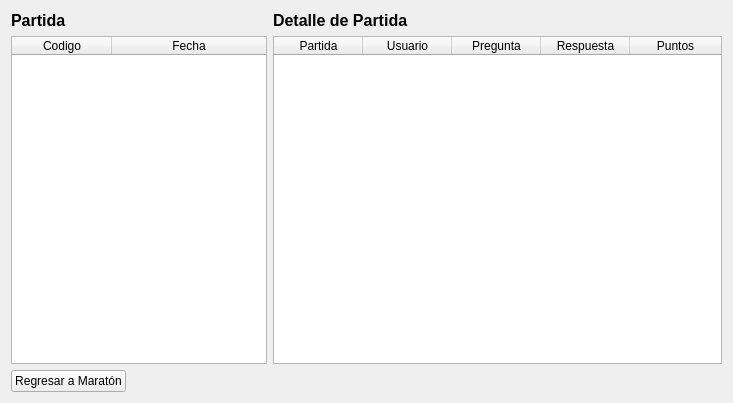
<?xml version="1.0" encoding="UTF-8"?>
<ui version="4.0">
 <class>Menu</class>
 <widget class="QMainWindow" name="Menu">
  <property name="geometry">
   <rect>
    <x>0</x>
    <y>0</y>
    <width>733</width>
    <height>403</height>
   </rect>
  </property>
  <property name="windowTitle">
   <string>Menu</string>
  </property>
  <widget class="QWidget" name="centralWidget">
   <layout class="QVBoxLayout" name="verticalLayout_3">
    <item>
     <layout class="QHBoxLayout" name="horizontalLayout">
      <item>
       <layout class="QVBoxLayout" name="verticalLayout_2">
        <property name="sizeConstraint">
         <enum>QLayout::SetMinimumSize</enum>
        </property>
        <item>
         <widget class="QLabel" name="Label_Partida">
          <property name="font">
           <font>
            <pointsize>12</pointsize>
            <weight>75</weight>
            <bold>true</bold>
           </font>
          </property>
          <property name="text">
           <string>Partida</string>
          </property>
         </widget>
        </item>
        <item>
         <widget class="QTableWidget" name="Tabla_Partida">
          <property name="sizePolicy">
           <sizepolicy hsizetype="Fixed" vsizetype="Expanding">
            <horstretch>0</horstretch>
            <verstretch>0</verstretch>
           </sizepolicy>
          </property>
          <attribute name="horizontalHeaderStretchLastSection">
           <bool>true</bool>
          </attribute>
          <column>
           <property name="text">
            <string>Codigo</string>
           </property>
          </column>
          <column>
           <property name="text">
            <string>Fecha</string>
           </property>
          </column>
         </widget>
        </item>
       </layout>
      </item>
      <item>
       <layout class="QVBoxLayout" name="verticalLayout">
        <item>
         <widget class="QLabel" name="Label_Detalle">
          <property name="font">
           <font>
            <pointsize>12</pointsize>
            <weight>75</weight>
            <bold>true</bold>
           </font>
          </property>
          <property name="text">
           <string>Detalle de Partida</string>
          </property>
         </widget>
        </item>
        <item>
         <widget class="QTableWidget" name="Tabla_Detalle">
          <property name="sizePolicy">
           <sizepolicy hsizetype="Expanding" vsizetype="Expanding">
            <horstretch>0</horstretch>
            <verstretch>0</verstretch>
           </sizepolicy>
          </property>
          <attribute name="horizontalHeaderDefaultSectionSize">
           <number>89</number>
          </attribute>
          <attribute name="horizontalHeaderStretchLastSection">
           <bool>true</bool>
          </attribute>
          <column>
           <property name="text">
            <string>Partida</string>
           </property>
          </column>
          <column>
           <property name="text">
            <string>Usuario</string>
           </property>
          </column>
          <column>
           <property name="text">
            <string>Pregunta</string>
           </property>
          </column>
          <column>
           <property name="text">
            <string>Respuesta</string>
           </property>
          </column>
          <column>
           <property name="text">
            <string>Puntos</string>
           </property>
          </column>
         </widget>
        </item>
       </layout>
      </item>
     </layout>
    </item>
    <item>
     <layout class="QHBoxLayout" name="horizontalLayout_2">
      <item>
       <widget class="QPushButton" name="Regresar_Maraton">
        <property name="text">
         <string>Regresar a Maratón</string>
        </property>
       </widget>
      </item>
      <item>
       <spacer name="horizontalSpacer">
        <property name="orientation">
         <enum>Qt::Horizontal</enum>
        </property>
        <property name="sizeHint" stdset="0">
         <size>
          <width>40</width>
          <height>20</height>
         </size>
        </property>
       </spacer>
      </item>
     </layout>
    </item>
   </layout>
  </widget>
 </widget>
 <layoutdefault spacing="6" margin="11"/>
 <resources/>
 <connections/>
</ui>
